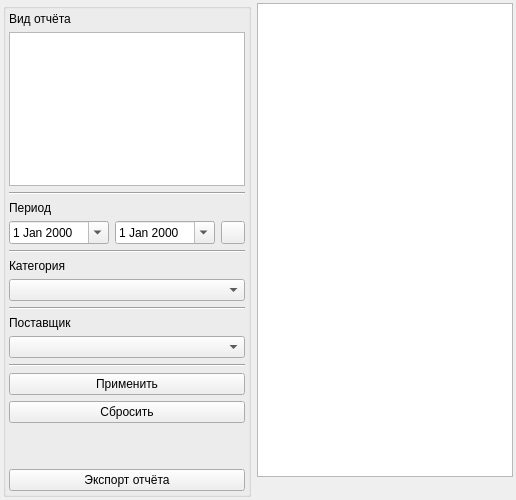
     <widget class="QWidget" name="tab_4">
      <attribute name="title">
       <string>Отчёты</string>
      </attribute>
      <layout class="QGridLayout" name="gridLayout_31">
       <property name="leftMargin">
        <number>3</number>
       </property>
       <property name="topMargin">
        <number>3</number>
       </property>
       <property name="rightMargin">
        <number>3</number>
       </property>
       <property name="bottomMargin">
        <number>3</number>
       </property>
       <item row="0" column="1">
        <widget class="QTableWidget" name="tw_report_main">
         <property name="editTriggers">
          <set>QAbstractItemView::EditTrigger::NoEditTriggers</set>
         </property>
         <property name="selectionMode">
          <enum>QAbstractItemView::SelectionMode::NoSelection</enum>
         </property>
         <attribute name="verticalHeaderVisible">
          <bool>false</bool>
         </attribute>
        </widget>
       </item>
       <item row="1" column="1">
        <widget class="QLabel" name="lb_report_summary">
         <property name="text">
          <string/>
         </property>
        </widget>
       </item>
       <item row="0" column="0" rowspan="2">
        <widget class="QGroupBox" name="groupBox">
         <property name="title">
          <string/>
         </property>
         <layout class="QGridLayout" name="gridLayout_30">
          <property name="leftMargin">
           <number>3</number>
          </property>
          <property name="topMargin">
           <number>3</number>
          </property>
          <property name="rightMargin">
           <number>3</number>
          </property>
          <property name="bottomMargin">
           <number>3</number>
          </property>
          <item row="10" column="0" colspan="3">
           <widget class="QComboBox" name="cb_filter_supplier"/>
          </item>
          <item row="1" column="0" colspan="3">
           <widget class="QListWidget" name="list_report_types">
            <property name="maximumSize">
             <size>
              <width>16777215</width>
              <height>154</height>
             </size>
            </property>
           </widget>
          </item>
          <item row="7" column="0" colspan="3">
           <widget class="QComboBox" name="cb_filter_category"/>
          </item>
          <item row="15" column="0" colspan="3">
           <widget class="QPushButton" name="pb_generate_report">
            <property name="text">
             <string>Экспорт отчёта</string>
            </property>
           </widget>
          </item>
          <item row="8" column="0" colspan="3">
           <widget class="Line" name="line_24">
            <property name="orientation">
             <enum>Qt::Orientation::Horizontal</enum>
            </property>
           </widget>
          </item>
          <item row="6" column="0" colspan="3">
           <widget class="QLabel" name="label_22">
            <property name="text">
             <string>Категория</string>
            </property>
           </widget>
          </item>
          <item row="5" column="0" colspan="3">
           <widget class="Line" name="line_23">
            <property name="orientation">
             <enum>Qt::Orientation::Horizontal</enum>
            </property>
           </widget>
          </item>
          <item row="2" column="0" colspan="3">
           <widget class="Line" name="line_22">
            <property name="orientation">
             <enum>Qt::Orientation::Horizontal</enum>
            </property>
           </widget>
          </item>
          <item row="9" column="0" colspan="3">
           <widget class="QLabel" name="label_23">
            <property name="text">
             <string>Поставщик</string>
            </property>
           </widget>
          </item>
          <item row="11" column="0" colspan="3">
           <widget class="Line" name="line_25">
            <property name="orientation">
             <enum>Qt::Orientation::Horizontal</enum>
            </property>
           </widget>
          </item>
          <item row="3" column="0" colspan="3">
           <widget class="QLabel" name="label_21">
            <property name="text">
             <string>Период</string>
            </property>
           </widget>
          </item>
          <item row="4" column="2">
           <widget class="QToolButton" name="pb_period_reset">
            <property name="text">
             <string/>
            </property>
            <property name="icon">
             <iconset theme="QIcon::ThemeIcon::ViewRestore"/>
            </property>
           </widget>
          </item>
          <item row="14" column="0" colspan="3">
           <spacer name="verticalSpacer_6">
            <property name="orientation">
             <enum>Qt::Orientation::Vertical</enum>
            </property>
            <property name="sizeHint" stdset="0">
             <size>
              <width>20</width>
              <height>40</height>
             </size>
            </property>
           </spacer>
          </item>
          <item row="0" column="0" colspan="3">
           <widget class="QLabel" name="label_20">
            <property name="text">
             <string>Вид отчёта</string>
            </property>
           </widget>
          </item>
          <item row="4" column="1">
           <widget class="QDateEdit" name="de_end">
            <property name="maximumSize">
             <size>
              <width>100</width>
              <height>16777215</height>
             </size>
            </property>
            <property name="calendarPopup">
             <bool>true</bool>
            </property>
           </widget>
          </item>
          <item row="4" column="0">
           <widget class="QDateEdit" name="de_start">
            <property name="maximumSize">
             <size>
              <width>100</width>
              <height>16777215</height>
             </size>
            </property>
            <property name="calendarPopup">
             <bool>true</bool>
            </property>
           </widget>
          </item>
          <item row="12" column="0" colspan="3">
           <widget class="QPushButton" name="pb_report_apply">
            <property name="minimumSize">
             <size>
              <width>0</width>
              <height>0</height>
             </size>
            </property>
            <property name="maximumSize">
             <size>
              <width>16777215</width>
              <height>16777215</height>
             </size>
            </property>
            <property name="text">
             <string>Применить</string>
            </property>
           </widget>
          </item>
          <item row="13" column="0" colspan="3">
           <widget class="QPushButton" name="pb_report_reset">
            <property name="text">
             <string>Сбросить</string>
            </property>
           </widget>
          </item>
         </layout>
        </widget>
       </item>
      </layout>
     </widget>
